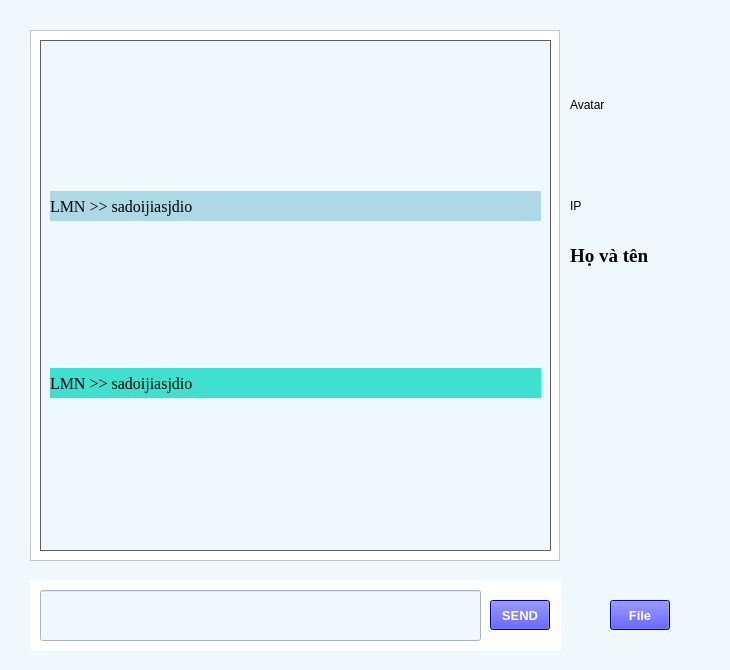
<?xml version="1.0" encoding="UTF-8"?>
<ui version="4.0">
 <class>MainChat</class>
 <widget class="QMainWindow" name="MainChat">
  <property name="geometry">
   <rect>
    <x>0</x>
    <y>0</y>
    <width>730</width>
    <height>670</height>
   </rect>
  </property>
  <property name="windowTitle">
   <string>MainWindow</string>
  </property>
  <property name="styleSheet">
   <string notr="true">background-color: rgb(240,248,255);</string>
  </property>
  <widget class="QWidget" name="centralwidget">
   <widget class="QLabel" name="avatar">
    <property name="geometry">
     <rect>
      <x>570</x>
      <y>30</y>
      <width>150</width>
      <height>150</height>
     </rect>
    </property>
    <property name="styleSheet">
     <string notr="true">border-image: url(:/image/image/human.jpg);</string>
    </property>
    <property name="text">
     <string>Avatar</string>
    </property>
   </widget>
   <widget class="QTextBrowser" name="textBrowser">
    <property name="geometry">
     <rect>
      <x>30</x>
      <y>30</y>
      <width>530</width>
      <height>531</height>
     </rect>
    </property>
    <property name="styleSheet">
     <string notr="true">background-color: white;</string>
    </property>
    <property name="html">
     <string>&lt;!DOCTYPE HTML PUBLIC &quot;-//W3C//DTD HTML 4.0//EN&quot; &quot;http://www.w3.org/TR/REC-html40/strict.dtd&quot;&gt;
&lt;html&gt;&lt;head&gt;&lt;meta name=&quot;qrichtext&quot; content=&quot;1&quot; /&gt;&lt;style type=&quot;text/css&quot;&gt;
p, li { white-space: pre-wrap; }
&lt;/style&gt;&lt;/head&gt;&lt;body style=&quot; font-family:'MS Shell Dlg 2'; font-size:8.25pt; font-weight:400; font-style:normal;&quot;&gt;
&lt;p style=&quot;-qt-paragraph-type:empty; margin-top:0px; margin-bottom:0px; margin-left:0px; margin-right:0px; -qt-block-indent:0; text-indent:0px; font-size:7.8pt;&quot;&gt;&lt;br /&gt;&lt;/p&gt;&lt;/body&gt;&lt;/html&gt;</string>
    </property>
   </widget>
   <widget class="QLineEdit" name="lineEdit">
    <property name="geometry">
     <rect>
      <x>40</x>
      <y>590</y>
      <width>441</width>
      <height>51</height>
     </rect>
    </property>
    <property name="font">
     <font>
      <family>Times New Roman</family>
      <pointsize>12</pointsize>
     </font>
    </property>
    <property name="text">
     <string/>
    </property>
    <property name="maxLength">
     <number>60</number>
    </property>
   </widget>
   <widget class="QPushButton" name="pushButton">
    <property name="geometry">
     <rect>
      <x>490</x>
      <y>600</y>
      <width>60</width>
      <height>30</height>
     </rect>
    </property>
    <property name="font">
     <font>
      <pointsize>10</pointsize>
      <weight>75</weight>
      <bold>true</bold>
     </font>
    </property>
    <property name="styleSheet">
     <string notr="true">background-color: blue;
color: white;</string>
    </property>
    <property name="text">
     <string>SEND</string>
    </property>
   </widget>
   <widget class="QLabel" name="IP">
    <property name="geometry">
     <rect>
      <x>570</x>
      <y>190</y>
      <width>151</width>
      <height>31</height>
     </rect>
    </property>
    <property name="text">
     <string>IP</string>
    </property>
   </widget>
   <widget class="QLabel" name="IP_2">
    <property name="geometry">
     <rect>
      <x>570</x>
      <y>240</y>
      <width>151</width>
      <height>31</height>
     </rect>
    </property>
    <property name="font">
     <font>
      <family>Times New Roman</family>
      <pointsize>14</pointsize>
      <weight>75</weight>
      <bold>true</bold>
     </font>
    </property>
    <property name="text">
     <string>Họ và tên</string>
    </property>
   </widget>
   <widget class="QScrollArea" name="scrollArea">
    <property name="geometry">
     <rect>
      <x>40</x>
      <y>40</y>
      <width>511</width>
      <height>511</height>
     </rect>
    </property>
    <property name="sizePolicy">
     <sizepolicy hsizetype="Fixed" vsizetype="Expanding">
      <horstretch>0</horstretch>
      <verstretch>0</verstretch>
     </sizepolicy>
    </property>
    <property name="styleSheet">
     <string notr="true">#scrollArea{
	background-color:rgba(0,0,0,100);
}</string>
    </property>
    <property name="widgetResizable">
     <bool>true</bool>
    </property>
    <widget class="QWidget" name="scrollAreaWidgetContents">
     <property name="geometry">
      <rect>
       <x>0</x>
       <y>0</y>
       <width>509</width>
       <height>509</height>
      </rect>
     </property>
     <layout class="QVBoxLayout" name="verticalLayout">
      <item>
       <widget class="QLabel" name="label">
        <property name="sizePolicy">
         <sizepolicy hsizetype="Preferred" vsizetype="Fixed">
          <horstretch>0</horstretch>
          <verstretch>0</verstretch>
         </sizepolicy>
        </property>
        <property name="minimumSize">
         <size>
          <width>0</width>
          <height>30</height>
         </size>
        </property>
        <property name="palette">
         <palette>
          <active>
           <colorrole role="Button">
            <brush brushstyle="SolidPattern">
             <color alpha="255">
              <red>173</red>
              <green>216</green>
              <blue>230</blue>
             </color>
            </brush>
           </colorrole>
           <colorrole role="Base">
            <brush brushstyle="SolidPattern">
             <color alpha="255">
              <red>173</red>
              <green>216</green>
              <blue>230</blue>
             </color>
            </brush>
           </colorrole>
           <colorrole role="Window">
            <brush brushstyle="SolidPattern">
             <color alpha="255">
              <red>173</red>
              <green>216</green>
              <blue>230</blue>
             </color>
            </brush>
           </colorrole>
          </active>
          <inactive>
           <colorrole role="Button">
            <brush brushstyle="SolidPattern">
             <color alpha="255">
              <red>173</red>
              <green>216</green>
              <blue>230</blue>
             </color>
            </brush>
           </colorrole>
           <colorrole role="Base">
            <brush brushstyle="SolidPattern">
             <color alpha="255">
              <red>173</red>
              <green>216</green>
              <blue>230</blue>
             </color>
            </brush>
           </colorrole>
           <colorrole role="Window">
            <brush brushstyle="SolidPattern">
             <color alpha="255">
              <red>173</red>
              <green>216</green>
              <blue>230</blue>
             </color>
            </brush>
           </colorrole>
          </inactive>
          <disabled>
           <colorrole role="Button">
            <brush brushstyle="SolidPattern">
             <color alpha="255">
              <red>173</red>
              <green>216</green>
              <blue>230</blue>
             </color>
            </brush>
           </colorrole>
           <colorrole role="Base">
            <brush brushstyle="SolidPattern">
             <color alpha="255">
              <red>173</red>
              <green>216</green>
              <blue>230</blue>
             </color>
            </brush>
           </colorrole>
           <colorrole role="Window">
            <brush brushstyle="SolidPattern">
             <color alpha="255">
              <red>173</red>
              <green>216</green>
              <blue>230</blue>
             </color>
            </brush>
           </colorrole>
          </disabled>
         </palette>
        </property>
        <property name="font">
         <font>
          <family>Times New Roman</family>
          <pointsize>12</pointsize>
         </font>
        </property>
        <property name="autoFillBackground">
         <bool>false</bool>
        </property>
        <property name="styleSheet">
         <string notr="true">background-color:lightblue;</string>
        </property>
        <property name="text">
         <string>LMN &gt;&gt; sadoijiasjdio</string>
        </property>
       </widget>
      </item>
      <item>
       <widget class="QLabel" name="label_2">
        <property name="sizePolicy">
         <sizepolicy hsizetype="Preferred" vsizetype="Fixed">
          <horstretch>0</horstretch>
          <verstretch>0</verstretch>
         </sizepolicy>
        </property>
        <property name="minimumSize">
         <size>
          <width>0</width>
          <height>30</height>
         </size>
        </property>
        <property name="font">
         <font>
          <family>Times New Roman</family>
          <pointsize>12</pointsize>
         </font>
        </property>
        <property name="styleSheet">
         <string notr="true">background-color: turquoise</string>
        </property>
        <property name="text">
         <string>LMN &gt;&gt; sadoijiasjdio</string>
        </property>
       </widget>
      </item>
     </layout>
    </widget>
   </widget>
   <widget class="QLabel" name="label_3">
    <property name="geometry">
     <rect>
      <x>30</x>
      <y>580</y>
      <width>531</width>
      <height>71</height>
     </rect>
    </property>
    <property name="styleSheet">
     <string notr="true">background-color: white;</string>
    </property>
    <property name="text">
     <string/>
    </property>
   </widget>
   <widget class="QPushButton" name="pushButton_2">
    <property name="geometry">
     <rect>
      <x>610</x>
      <y>600</y>
      <width>60</width>
      <height>30</height>
     </rect>
    </property>
    <property name="font">
     <font>
      <pointsize>10</pointsize>
      <weight>75</weight>
      <bold>true</bold>
     </font>
    </property>
    <property name="styleSheet">
     <string notr="true">background-color: blue;
color: white;</string>
    </property>
    <property name="text">
     <string>File</string>
    </property>
   </widget>
   <zorder>avatar</zorder>
   <zorder>textBrowser</zorder>
   <zorder>IP</zorder>
   <zorder>IP_2</zorder>
   <zorder>scrollArea</zorder>
   <zorder>label_3</zorder>
   <zorder>lineEdit</zorder>
   <zorder>pushButton</zorder>
   <zorder>pushButton_2</zorder>
  </widget>
 </widget>
 <resources/>
 <connections/>
</ui>
